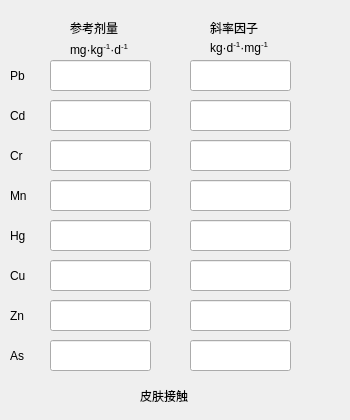
     <widget class="QWidget" name="tab_2">
      <attribute name="title">
       <string>皮肤接触</string>
      </attribute>
      <widget class="QLabel" name="label_70">
       <property name="geometry">
        <rect>
         <x>210</x>
         <y>20</y>
         <width>72</width>
         <height>15</height>
        </rect>
       </property>
       <property name="text">
        <string>斜率因子</string>
       </property>
      </widget>
      <widget class="QLabel" name="label_74">
       <property name="geometry">
        <rect>
         <x>70</x>
         <y>20</y>
         <width>61</width>
         <height>16</height>
        </rect>
       </property>
       <property name="text">
        <string>参考剂量</string>
       </property>
      </widget>
      <widget class="QLabel" name="label_87">
       <property name="geometry">
        <rect>
         <x>140</x>
         <y>380</y>
         <width>61</width>
         <height>31</height>
        </rect>
       </property>
       <property name="text">
        <string>皮肤接触</string>
       </property>
      </widget>
      <widget class="QLabel" name="label_110">
       <property name="geometry">
        <rect>
         <x>70</x>
         <y>40</y>
         <width>81</width>
         <height>21</height>
        </rect>
       </property>
       <property name="text">
        <string>&lt;html&gt;&lt;head/&gt;&lt;body&gt;&lt;p&gt;&lt;span style=&quot; font-family:'Times New Roman'; color:#000000;&quot;&gt;mg·kg&lt;/span&gt;&lt;span style=&quot; font-family:'Times New Roman'; color:#000000; vertical-align:super;&quot;&gt;-1&lt;/span&gt;&lt;span style=&quot; font-family:'Times New Roman'; color:#000000;&quot;&gt;·d&lt;/span&gt;&lt;span style=&quot; font-family:'Times New Roman'; color:#000000; vertical-align:super;&quot;&gt;-1&lt;/span&gt;&lt;/p&gt;&lt;/body&gt;&lt;/html&gt;</string>
       </property>
      </widget>
      <widget class="QLabel" name="label_65">
       <property name="geometry">
        <rect>
         <x>10</x>
         <y>340</y>
         <width>61</width>
         <height>31</height>
        </rect>
       </property>
       <property name="text">
        <string>As</string>
       </property>
      </widget>
      <widget class="QLabel" name="label_73">
       <property name="geometry">
        <rect>
         <x>10</x>
         <y>300</y>
         <width>61</width>
         <height>31</height>
        </rect>
       </property>
       <property name="text">
        <string>Zn</string>
       </property>
      </widget>
      <widget class="QLabel" name="label_64">
       <property name="geometry">
        <rect>
         <x>10</x>
         <y>140</y>
         <width>61</width>
         <height>31</height>
        </rect>
       </property>
       <property name="text">
        <string>Cr</string>
       </property>
      </widget>
      <widget class="QLabel" name="label_71">
       <property name="geometry">
        <rect>
         <x>10</x>
         <y>100</y>
         <width>61</width>
         <height>31</height>
        </rect>
       </property>
       <property name="text">
        <string>Cd</string>
       </property>
      </widget>
      <widget class="QLabel" name="label_72">
       <property name="geometry">
        <rect>
         <x>10</x>
         <y>180</y>
         <width>61</width>
         <height>31</height>
        </rect>
       </property>
       <property name="text">
        <string>Mn</string>
       </property>
      </widget>
      <widget class="QLabel" name="label_68">
       <property name="geometry">
        <rect>
         <x>10</x>
         <y>260</y>
         <width>61</width>
         <height>31</height>
        </rect>
       </property>
       <property name="text">
        <string>Cu</string>
       </property>
      </widget>
      <widget class="QLabel" name="label_67">
       <property name="geometry">
        <rect>
         <x>10</x>
         <y>60</y>
         <width>61</width>
         <height>31</height>
        </rect>
       </property>
       <property name="text">
        <string>Pb</string>
       </property>
      </widget>
      <widget class="QLabel" name="label_69">
       <property name="geometry">
        <rect>
         <x>10</x>
         <y>220</y>
         <width>61</width>
         <height>31</height>
        </rect>
       </property>
       <property name="text">
        <string>Hg</string>
       </property>
      </widget>
      <widget class="QLabel" name="label_109">
       <property name="geometry">
        <rect>
         <x>210</x>
         <y>40</y>
         <width>131</width>
         <height>16</height>
        </rect>
       </property>
       <property name="text">
        <string>&lt;html&gt;&lt;head/&gt;&lt;body&gt;&lt;p&gt;&lt;span style=&quot; font-family:'Times New Roman'; color:#000000;&quot;&gt;kg·d&lt;/span&gt;&lt;span style=&quot; font-family:'Times New Roman'; color:#000000; vertical-align:super;&quot;&gt;-1&lt;/span&gt;&lt;span style=&quot; font-family:'Times New Roman'; color:#000000;&quot;&gt;·mg&lt;/span&gt;&lt;span style=&quot; font-family:'Times New Roman'; color:#000000; vertical-align:super;&quot;&gt;-1&lt;/span&gt;&lt;/p&gt;&lt;/body&gt;&lt;/html&gt;</string>
       </property>
      </widget>
      <widget class="QLineEdit" name="rfds_as">
       <property name="geometry">
        <rect>
         <x>50</x>
         <y>340</y>
         <width>101</width>
         <height>31</height>
        </rect>
       </property>
      </widget>
      <widget class="QLineEdit" name="rfds_cr">
       <property name="geometry">
        <rect>
         <x>50</x>
         <y>140</y>
         <width>101</width>
         <height>31</height>
        </rect>
       </property>
      </widget>
      <widget class="QLineEdit" name="sfs_mn">
       <property name="geometry">
        <rect>
         <x>190</x>
         <y>180</y>
         <width>101</width>
         <height>31</height>
        </rect>
       </property>
      </widget>
      <widget class="QLineEdit" name="rfds_cu">
       <property name="geometry">
        <rect>
         <x>50</x>
         <y>260</y>
         <width>101</width>
         <height>31</height>
        </rect>
       </property>
      </widget>
      <widget class="QLineEdit" name="sfs_pb">
       <property name="geometry">
        <rect>
         <x>190</x>
         <y>60</y>
         <width>101</width>
         <height>31</height>
        </rect>
       </property>
      </widget>
      <widget class="QLineEdit" name="rfds_cd">
       <property name="geometry">
        <rect>
         <x>50</x>
         <y>100</y>
         <width>101</width>
         <height>31</height>
        </rect>
       </property>
      </widget>
      <widget class="QLineEdit" name="rfds_hg">
       <property name="geometry">
        <rect>
         <x>50</x>
         <y>220</y>
         <width>101</width>
         <height>31</height>
        </rect>
       </property>
      </widget>
      <widget class="QLineEdit" name="sfs_cd">
       <property name="geometry">
        <rect>
         <x>190</x>
         <y>100</y>
         <width>101</width>
         <height>31</height>
        </rect>
       </property>
      </widget>
      <widget class="QLineEdit" name="rfds_mn">
       <property name="geometry">
        <rect>
         <x>50</x>
         <y>180</y>
         <width>101</width>
         <height>31</height>
        </rect>
       </property>
      </widget>
      <widget class="QLineEdit" name="sfs_cu">
       <property name="geometry">
        <rect>
         <x>190</x>
         <y>260</y>
         <width>101</width>
         <height>31</height>
        </rect>
       </property>
      </widget>
      <widget class="QLineEdit" name="rfds_pb">
       <property name="geometry">
        <rect>
         <x>50</x>
         <y>60</y>
         <width>101</width>
         <height>31</height>
        </rect>
       </property>
      </widget>
      <widget class="QLineEdit" name="sfs_cr">
       <property name="geometry">
        <rect>
         <x>190</x>
         <y>140</y>
         <width>101</width>
         <height>31</height>
        </rect>
       </property>
      </widget>
      <widget class="QLineEdit" name="rfds_zn">
       <property name="geometry">
        <rect>
         <x>50</x>
         <y>300</y>
         <width>101</width>
         <height>31</height>
        </rect>
       </property>
      </widget>
      <widget class="QLineEdit" name="sfs_zn">
       <property name="geometry">
        <rect>
         <x>190</x>
         <y>300</y>
         <width>101</width>
         <height>31</height>
        </rect>
       </property>
      </widget>
      <widget class="QLineEdit" name="sfs_as">
       <property name="geometry">
        <rect>
         <x>190</x>
         <y>340</y>
         <width>101</width>
         <height>31</height>
        </rect>
       </property>
      </widget>
      <widget class="QLineEdit" name="sfs_hg">
       <property name="geometry">
        <rect>
         <x>190</x>
         <y>220</y>
         <width>101</width>
         <height>31</height>
        </rect>
       </property>
      </widget>
     </widget>
